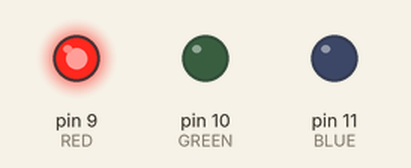
Simulated run of this sketch. Board: Arduino Uno, built with avr-gcc and run on an emulated ATmega328P. Shown: output pins drawn as LEDs (lit = HIGH).

Above: at 0.5 s.
At 2.5 s:
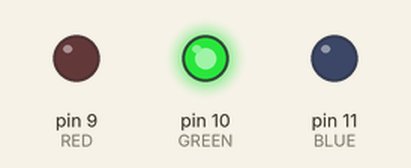
At 4.5 s:
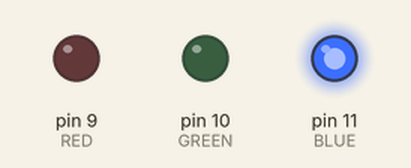
At 6.5 s:
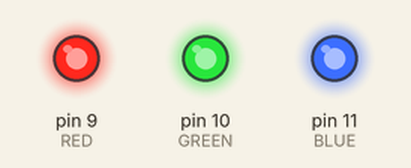
At 9.5 s:
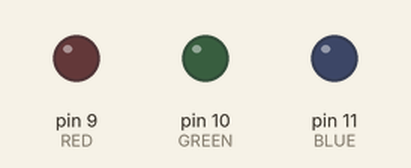
Timing chart, 0 to 10.4 s (numbered marks = the images above):
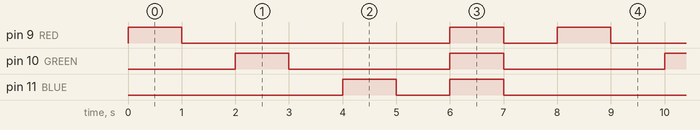

The sketch:

LED19_08_21.ino
```cpp
void setup() {
  pinMode(9, OUTPUT);  //RED
  pinMode(10, OUTPUT);  //GREEN
  pinMode(11, OUTPUT);  //BLUE
  pinMode(A0, INPUT);
}

void loop() {
  digitalWrite(9, HIGH);
  delay(1000);
  digitalWrite(9, LOW);
  delay(1000);
  digitalWrite(10, HIGH);
  delay(1000);
  digitalWrite(10, LOW);
  delay(1000);
  digitalWrite(11, HIGH);
  delay(1000);
  digitalWrite(11, LOW);
  delay(1000);
  digitalWrite(9, HIGH);
  digitalWrite(10, HIGH);
  digitalWrite(11, HIGH);
  delay(1000);
  digitalWrite(9, LOW);
  digitalWrite(10, LOW);
  digitalWrite(11, LOW);
  delay(1000);
}
```

Measured:
- by itself, pin 9 (RED): repeats every 8.0 s: LOW 5.0 s, HIGH 1.0 s, LOW 1.0 s, HIGH 1.0 s
- by itself, pin 10 (GREEN): alternates HIGH for 1.0 s and LOW for 3.0 s
- by itself, pin 11 (BLUE): repeats every 8.0 s: LOW 1.0 s, HIGH 1.0 s, LOW 5.0 s, HIGH 1.0 s
